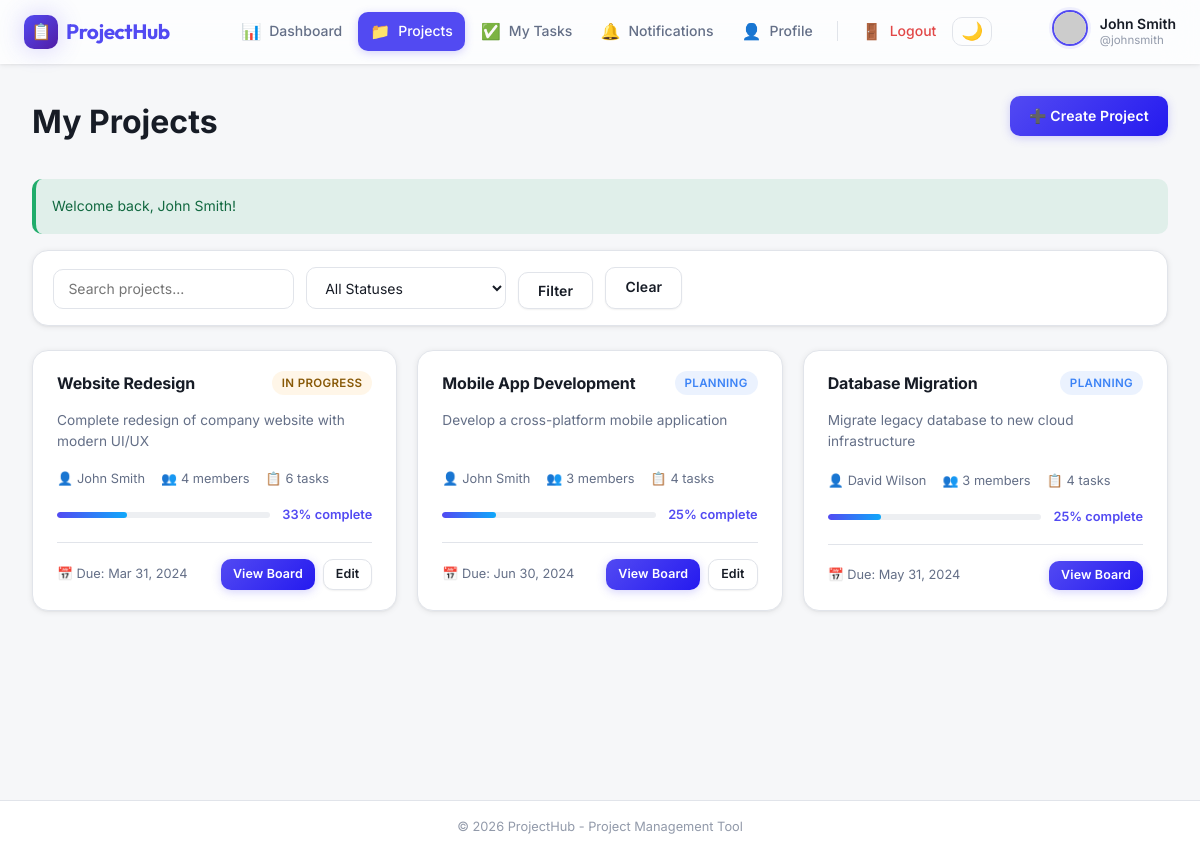
/projects.php (signed in), run on the app's committed database.
### tables this page shows
CREATE TABLE users (
    id INT AUTO_INCREMENT PRIMARY KEY,
    full_name VARCHAR(100) NOT NULL,
    username VARCHAR(50) NOT NULL UNIQUE,
    email VARCHAR(100) NOT NULL UNIQUE,
    password VARCHAR(255) NOT NULL,
    profile_picture VARCHAR(255) DEFAULT NULL,
    created_at TIMESTAMP DEFAULT CURRENT_TIMESTAMP,
    INDEX idx_username (username),
    INDEX idx_email (email)
);

CREATE TABLE projects (
    id INT AUTO_INCREMENT PRIMARY KEY,
    owner_id INT NOT NULL,
    name VARCHAR(100) NOT NULL,
    description TEXT,
    start_date DATE,
    due_date DATE,
    status ENUM('Planning', 'In Progress', 'On Hold', 'Completed') DEFAULT 'Planning',
    created_at TIMESTAMP DEFAULT CURRENT_TIMESTAMP,
    updated_at TIMESTAMP DEFAULT CURRENT_TIMESTAMP ON UPDATE CURRENT_TIMESTAMP,
    FOREIGN KEY (owner_id) REFERENCES users(id) ON DELETE CASCADE,
    INDEX idx_owner (owner_id),
    INDEX idx_status (status)
);

### includes/functions.php (called while the page is built, shortened)
<?php
function sanitize($data) {
    return htmlspecialchars(strip_tags(trim($data)), ENT_QUOTES, 'UTF-8');
}
function isLoggedIn() {
    return isset($_SESSION['user_id']);
}
function getCurrentUserId() {
    return $_SESSION['user_id'] ?? null;
}
function getCurrentUser() {
    global $pdo;
    $stmt = $pdo->prepare("SELECT id, full_name, username, email, profile_picture, created_at FROM users WHERE id = ?");
    $stmt->execute([getCurrentUserId()]);
    return $stmt->fetch();
}
function getProjectRole($project_id, $user_id = null) {
    global $pdo;
    $user_id = $user_id ?? getCurrentUserId();
    $stmt = $pdo->prepare("SELECT role FROM project_members WHERE project_id = ? AND user_id = ?");
    $stmt->execute([$project_id, $user_id]);
    $result = $stmt->fetch();
    return $result['role'] ?? null;
}
function canManageProject($project_id, $user_id = null) {
    $role = getProjectRole($project_id, $user_id);
    return in_array($role, ['Owner', 'Admin']);
}
function formatDate($date, $format = 'M d, Y') {
    return date($format, strtotime($date));
}
function getFlashMessage() {
    if (isset($_SESSION['flash_message'])) {
        $message = $_SESSION['flash_message'];
        $type = $_SESSION['flash_type'] ?? 'info';
        return ['message' => $message, 'type' => $type];
    }
    return null;
}
function getDefaultProfilePicture($gender = 'male') {
    return 'https://ui-avatars.com/api/?name=User&background=random&size=128';
}
function getProfilePictureUrl($user) {
    return getDefaultProfilePicture();
}

### projects.php (the view, shortened to what this page needs)
<?php
require_once __DIR__ . '/includes/auth.php';
require_once __DIR__ . '/includes/header.php';
require_once __DIR__ . '/includes/navbar.php';
$current_user_id = getCurrentUserId();
$search = sanitize($_GET['search'] ?? '');
$query = "
    SELECT p.*,
           u.full_name as owner_name,
           pm.role as user_role,
           (SELECT COUNT(*) FROM project_members WHERE project_id = p.id) as member_count,
           (SELECT COUNT(*) FROM tasks WHERE project_id = p.id) as task_count,
           (SELECT COUNT(*) FROM tasks WHERE project_id = p.id AND status = 'Done') as completed_tasks
    FROM projects p
    JOIN project_members pm ON p.id = pm.project_id
    JOIN users u ON p.owner_id = u.id
    WHERE pm.user_id = ?
";
$params = [$current_user_id];
$query .= " ORDER BY p.updated_at DESC";
$stmt = $pdo->prepare($query);
$stmt->execute($params);
$projects = $stmt->fetchAll();
?>
<main class="main-content">
    <div class="container">
        <div class="page-header">
            <h1>My Projects</h1>
            <a href="create-project.php" class="btn btn-primary">➕ Create Project</a>
        </div>
        <?php $flash = getFlashMessage(); ?>
        <?php if ($flash): ?>
            <div class="alert alert-<?php echo $flash['type']; ?>">
                <p><?php echo htmlspecialchars($flash['message']); ?></p>
            </div>
        <?php endif; ?>
        <div class="filter-bar">
            <form method="GET" class="filter-form">
                <div class="form-group">
                    <input type="text" name="search" placeholder="Search projects..." value="<?php echo htmlspecialchars($search); ?>">
                </div>
                <div class="form-group">
                    <select name="status">
                        <option value="">All Statuses</option>
                    </select>
                </div>
                <button type="submit" class="btn btn-secondary">Filter</button>
                <a href="projects.php" class="btn btn-secondary">Clear</a>
            </form>
        </div>
        <div class="projects-grid">
            <?php if (empty($projects)): ?>
                <div class="empty-state">
                    <p>No projects found. <a href="create-project.php">Create your first project</a></p>
                </div>
            <?php else: ?>
                <?php foreach ($projects as $project): ?>
                    <?php
                    $progress = $project['task_count'] > 0 ? round(($project['completed_tasks'] / $project['task_count']) * 100) : 0;
                    $status_class = strtolower(str_replace(' ', '-', $project['status']));
                    ?>
                    <div class="project-card">
                        <div class="project-header">
                            <h3><?php echo htmlspecialchars($project['name']); ?></h3>
                            <span class="project-status status-<?php echo $status_class; ?>"><?php echo htmlspecialchars($project['status']); ?></span>
                        </div>
                        <p class="project-description"><?php echo htmlspecialchars(substr($project['description'] ?? '', 0, 150)) . (strlen($project['description'] ?? '') > 150 ? '...' : ''); ?></p>
                        <div class="project-meta">
                            <div class="meta-item">
                                <span>👤</span>
                                <span><?php echo htmlspecialchars($project['owner_name']); ?></span>
                            </div>
                            <div class="meta-item">
                                <span>👥</span>
                                <span><?php echo $project['member_count']; ?> members</span>
                            </div>
                            <div class="meta-item">
                                <span>📋</span>
                                <span><?php echo $project['task_count']; ?> tasks</span>
                            </div>
                        </div>
                        <div class="project-progress">
                            <div class="progress-bar">
                                <div class="progress-fill" style="width: <?php echo $progress; ?>%;"></div>
                            </div>
                            <span class="progress-text"><?php echo $progress; ?>% complete</span>
                        </div>
                        <div class="project-footer">
                            <div class="due-date">
                                <?php if ($project['due_date']): ?>
                                    <span>📅 Due: <?php echo formatDate($project['due_date']); ?></span>
                                <?php endif; ?>
                            </div>
                            <div class="project-actions">
                                <a href="project.php?id=<?php echo $project['id']; ?>" class="btn btn-sm btn-primary">View Board</a>
                                <?php if (canManageProject($project['id'])): ?>
                                    <a href="edit-project.php?id=<?php echo $project['id']; ?>" class="btn btn-sm btn-secondary">Edit</a>
                                <?php endif; ?>
                            </div>
                        </div>
                    </div>
                <?php endforeach; ?>
            <?php endif; ?>
        </div>
    </div>
</main>
<?php require_once __DIR__ . '/includes/footer.php'; ?>

### includes/navbar.php (shortened to what this page needs)
<?php
$current_user  = getCurrentUser();
$current_page  = basename($_SERVER['PHP_SELF']);
function nav_active(string $page): string {
    global $current_page;
    return $current_page === $page ? 'active' : '';
}
?>
<nav class="navbar" role="navigation" aria-label="Main navigation">
    <div class="navbar-container">
        <div class="navbar-brand">
            <a href="dashboard.php" aria-label="ProjectHub home">
                <span class="logo-icon">📋</span>
                <span class="logo-text">ProjectHub</span>
            </a>
        </div>
        <ul class="navbar-nav" id="navbarNav" role="list">
            <li class="nav-item">
                <a href="dashboard.php"
                   class="nav-link <?php echo nav_active('dashboard.php'); ?>"
                   id="nav-dashboard">
                    <span class="nav-icon">📊</span>
                    <span>Dashboard</span>
                </a>
            </li>
            <li class="nav-item">
                <a href="projects.php"
                   class="nav-link <?php echo nav_active('projects.php'); ?>"
                   id="nav-projects">
                    <span class="nav-icon">📁</span>
                    <span>Projects</span>
                </a>
            </li>
            <li class="nav-item">
                <a href="my-tasks.php"
                   class="nav-link <?php echo nav_active('my-tasks.php'); ?>"
                   id="nav-my-tasks">
                    <span class="nav-icon">✅</span>
                    <span>My Tasks</span>
                </a>
            </li>
            <li class="nav-item">
                <a href="notifications.php"
                   class="nav-link <?php echo nav_active('notifications.php'); ?>"
                   id="nav-notifications">
                    <span class="nav-icon">🔔</span>
                    <span>Notifications</span>
                </a>
            </li>
            <li class="nav-item">
                <a href="profile.php"
                   class="nav-link <?php echo nav_active('profile.php'); ?>"
                   id="nav-profile">
                    <span class="nav-icon">👤</span>
                    <span>Profile</span>
                </a>
            </li>
            <li class="nav-item">
                <a href="logout.php" class="nav-link nav-logout" id="nav-logout">
                    <span class="nav-icon">🚪</span>
                    <span>Logout</span>
                </a>
            </li>
            <li class="nav-item">
                <button class="theme-toggle" id="themeToggle" aria-label="Toggle dark mode" title="Toggle dark mode">🌙</button>
            </li>
        </ul>
        <div class="navbar-user" aria-label="User info">
            <div class="user-avatar">
                <img src="<?php echo getProfilePictureUrl($current_user); ?>"
                     alt="<?php echo htmlspecialchars($current_user['full_name']); ?>">
            </div>
            <div class="user-info">
                <span class="user-name"><?php echo htmlspecialchars($current_user['full_name']); ?></span>
                <span class="user-username">@<?php echo htmlspecialchars($current_user['username']); ?></span>
            </div>
        </div>
    </div>
</nav>

### data on the page
users: full_name "John Smith", username "johnsmith"
projects: name "Website Redesign", status "IN PROGRESS", description "Complete redesign of company website with modern UI/UX", owner.full_name "John Smith", member_count "4", task_count "6", progress "33", due_date "Mar 31, 2024"
projects: name "Mobile App Development", status "PLANNING", description "Develop a cross-platform mobile application", owner.full_name "John Smith", member_count "3", task_count "4", progress "25", due_date "Jun 30, 2024"
projects: name "Database Migration", status "PLANNING", description "Migrate legacy database to new cloud infrastructure", owner.full_name "David Wilson", member_count "3", task_count "4", progress "25", due_date "May 31, 2024"

### other printed values
$flash['message'] "Welcome back, John Smith!"
